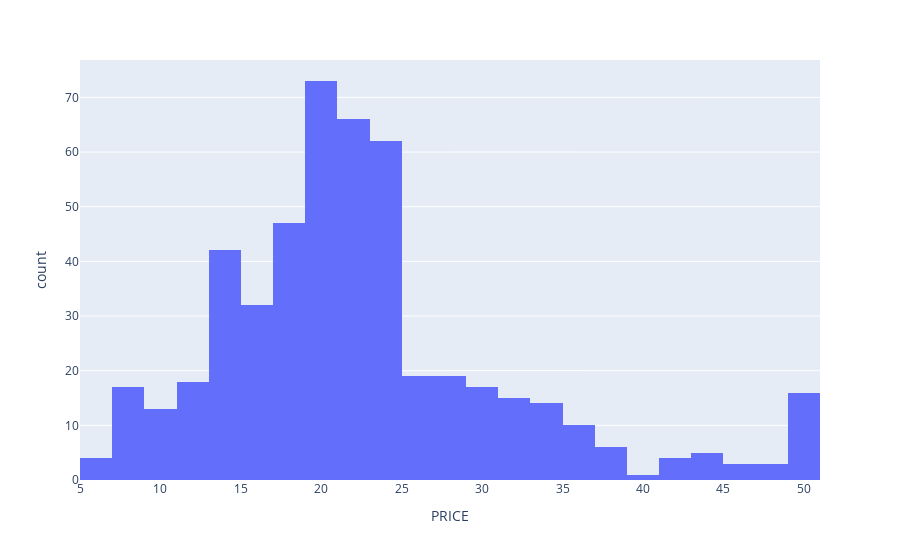

The notebook cell this image was saved under:
### Code cell
import plotly.express as px

fig = px.histogram(boston, x='PRICE')
fig.show()

### Figure 1 — Plotly figure (JSON) as saved in the notebook; plotly's stock layout.template omitted (floating-point values rounded to 4 significant figures; data arrays with more than 128 entries replaced by an {"elided": "..."} marker saying what was removed)
{"data": [{"alignmentgroup": "True", "bingroup": "x", "hovertemplate": "PRICE=%{x}<br>count=%{y}<extra></extra>", "legendgroup": "", "marker": {"color": "#636efa", "pattern": {"shape": ""}}, "name": "", "offsetgroup": "", "orientation": "v", "showlegend": false, "type": "histogram", "x": {"elided": "506 float values"}, "xaxis": "x", "yaxis": "y"}], "layout": {"barmode": "relative", "legend": {"tracegroupgap": 0}, "margin": {"t": 60}, "xaxis": {"anchor": "y", "domain": [0, 1], "title": {"text": "PRICE"}}, "yaxis": {"anchor": "x", "domain": [0, 1], "title": {"text": "count"}}}}
